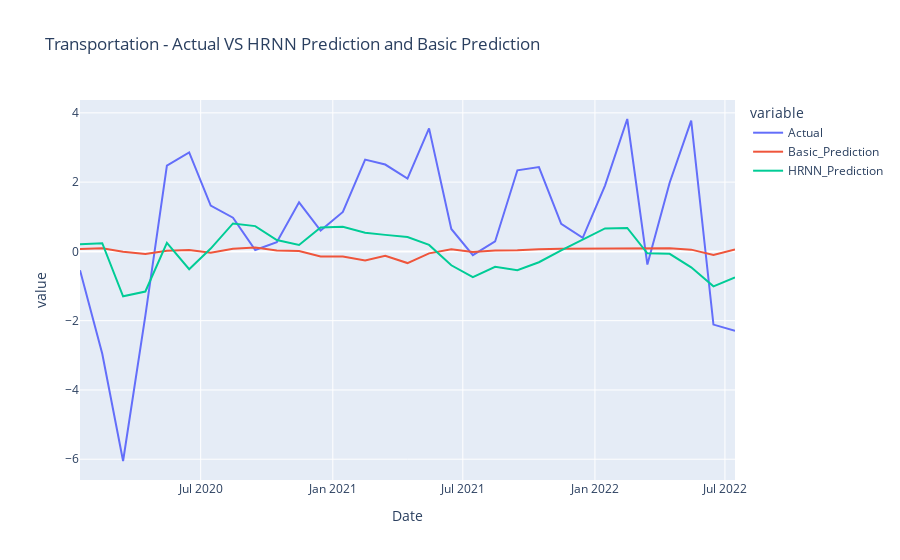
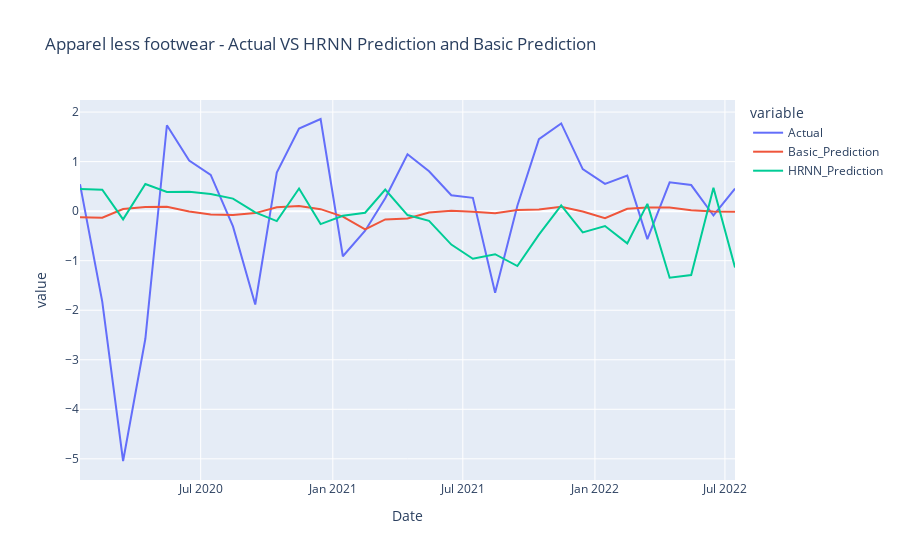
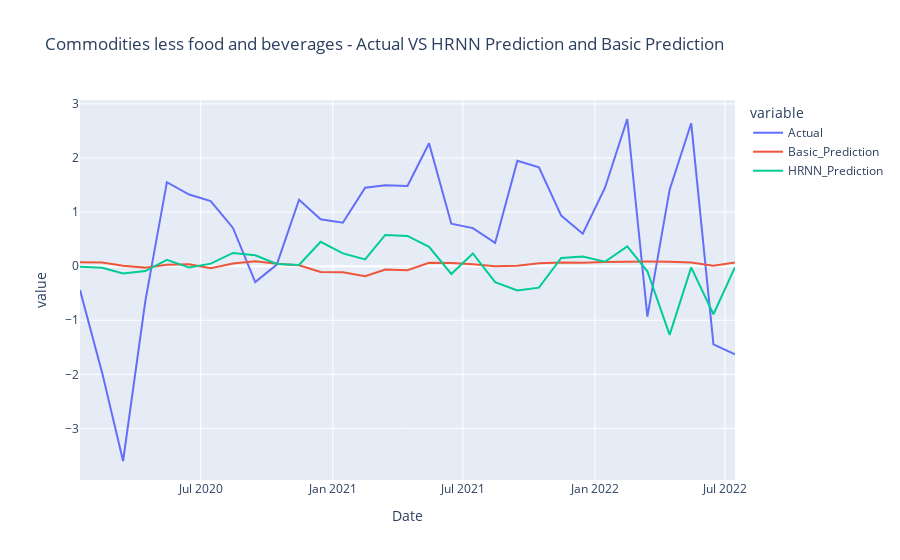
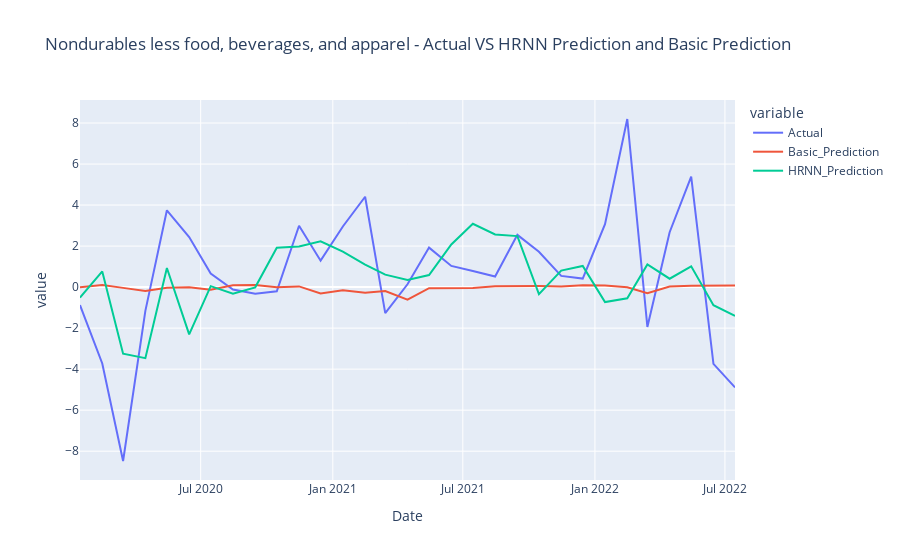

Source (notebook cell) for these figures, in order:
### Code cell
plot_results(final_dict, slope_list)

### Figure 1 — Plotly figure (JSON) as saved in the notebook; plotly's stock layout.template omitted (floating-point values rounded to 4 significant figures)
{"data": [{"hovertemplate": "variable=Actual<br>Date=%{x}<br>value=%{y}<extra></extra>", "legendgroup": "Actual", "line": {"color": "#636efa", "dash": "solid"}, "marker": {"symbol": "circle"}, "mode": "lines", "name": "Actual", "orientation": "v", "showlegend": true, "type": "scatter", "x": ["2020-01-15", "2020-02-15", "2020-03-15", "2020-04-15", "2020-05-15", "2020-06-15", "2020-07-15", "2020-08-15", "2020-09-15", "2020-10-15", "2020-11-15", "2020-12-15", "2021-01-15", "2021-02-15", "2021-03-15", "2021-04-15", "2021-05-15", "2021-06-15", "2021-07-15", "2021-08-15", "2021-09-15", "2021-10-15", "2021-11-15", "2021-12-15", "2022-01-15", "2022-02-15", "2022-03-15", "2022-04-15", "2022-05-15", "2022-06-15", "2022-07-15"], "xaxis": "x", "y": [-0.5442, -2.956, -6.052, -1.854, 2.479, 2.857, 1.325, 0.9732, 0.04127, 0.2634, 1.416, 0.6029, 1.139, 2.649, 2.508, 2.102, 3.551, 0.6476, -0.108, 0.2877, 2.341, 2.435, 0.7928, 0.3901, 1.9, 3.822, -0.38, 1.981, 3.773, -2.113, -2.295], "yaxis": "y"}, {"hovertemplate": "variable=Basic_Prediction<br>Date=%{x}<br>value=%{y}<extra></extra>", "legendgroup": "Basic_Prediction", "line": {"color": "#EF553B", "dash": "solid"}, "marker": {"symbol": "circle"}, "mode": "lines", "name": "Basic_Prediction", "orientation": "v", "showlegend": true, "type": "scatter", "x": ["2020-01-15", "2020-02-15", "2020-03-15", "2020-04-15", "2020-05-15", "2020-06-15", "2020-07-15", "2020-08-15", "2020-09-15", "2020-10-15", "2020-11-15", "2020-12-15", "2021-01-15", "2021-02-15", "2021-03-15", "2021-04-15", "2021-05-15", "2021-06-15", "2021-07-15", "2021-08-15", "2021-09-15", "2021-10-15", "2021-11-15", "2021-12-15", "2022-01-15", "2022-02-15", "2022-03-15", "2022-04-15", "2022-05-15", "2022-06-15", "2022-07-15"], "xaxis": "x", "y": [0.07246, 0.08816, -0.007297, -0.07725, 0.01844, 0.0405, -0.04049, 0.07289, 0.1095, 0.02875, 0.008769, -0.1466, -0.1446, -0.262, -0.1262, -0.3372, -0.05743, 0.06058, -0.01931, 0.02681, 0.03171, 0.06353, 0.07276, 0.07963, 0.08328, 0.09254, 0.1008, 0.09008, 0.05035, -0.1013, 0.05597], "yaxis": "y"}, {"hovertemplate": "variable=HRNN_Prediction<br>Date=%{x}<br>value=%{y}<extra></extra>", "legendgroup": "HRNN_Prediction", "line": {"color": "#00cc96", "dash": "solid"}, "marker": {"symbol": "circle"}, "mode": "lines", "name": "HRNN_Prediction", "orientation": "v", "showlegend": true, "type": "scatter", "x": ["2020-01-15", "2020-02-15", "2020-03-15", "2020-04-15", "2020-05-15", "2020-06-15", "2020-07-15", "2020-08-15", "2020-09-15", "2020-10-15", "2020-11-15", "2020-12-15", "2021-01-15", "2021-02-15", "2021-03-15", "2021-04-15", "2021-05-15", "2021-06-15", "2021-07-15", "2021-08-15", "2021-09-15", "2021-10-15", "2021-11-15", "2021-12-15", "2022-01-15", "2022-02-15", "2022-03-15", "2022-04-15", "2022-05-15", "2022-06-15", "2022-07-15"], "xaxis": "x", "y": [0.2078, 0.2358, -1.298, -1.158, 0.2436, -0.514, 0.08153, 0.8067, 0.7303, 0.3261, 0.1869, 0.6909, 0.7091, 0.5384, 0.4772, 0.4128, 0.187, -0.4007, -0.7414, -0.4441, -0.5447, -0.3135, 0.02607, 0.3303, 0.6629, 0.6768, -0.05484, -0.07022, -0.4589, -1.008, -0.7489], "yaxis": "y"}], "layout": {"legend": {"title": {"text": "variable"}, "tracegroupgap": 0}, "title": {"text": "Transportation - Actual VS HRNN Prediction and Basic Prediction"}, "xaxis": {"anchor": "y", "domain": [0, 1], "title": {"text": "Date"}}, "yaxis": {"anchor": "x", "domain": [0, 1], "title": {"text": "value"}}}}

### Figure 2 — Plotly figure (JSON) as saved in the notebook; plotly's stock layout.template omitted (floating-point values rounded to 4 significant figures)
{"data": [{"hovertemplate": "variable=Actual<br>Date=%{x}<br>value=%{y}<extra></extra>", "legendgroup": "Actual", "line": {"color": "#636efa", "dash": "solid"}, "marker": {"symbol": "circle"}, "mode": "lines", "name": "Actual", "orientation": "v", "showlegend": true, "type": "scatter", "x": ["2020-01-15", "2020-02-15", "2020-03-15", "2020-04-15", "2020-05-15", "2020-06-15", "2020-07-15", "2020-08-15", "2020-09-15", "2020-10-15", "2020-11-15", "2020-12-15", "2021-01-15", "2021-02-15", "2021-03-15", "2021-04-15", "2021-05-15", "2021-06-15", "2021-07-15", "2021-08-15", "2021-09-15", "2021-10-15", "2021-11-15", "2021-12-15", "2022-01-15", "2022-02-15", "2022-03-15", "2022-04-15", "2022-05-15", "2022-06-15", "2022-07-15"], "xaxis": "x", "y": [0.5439, -1.828, -5.044, -2.577, 1.734, 1.023, 0.7306, -0.3075, -1.885, 0.7773, 1.668, 1.86, -0.9104, -0.3941, 0.2608, 1.149, 0.804, 0.3203, 0.2692, -1.646, 0.1098, 1.452, 1.771, 0.8474, 0.5511, 0.7165, -0.5658, 0.5827, 0.5264, -0.08754, 0.4545], "yaxis": "y"}, {"hovertemplate": "variable=Basic_Prediction<br>Date=%{x}<br>value=%{y}<extra></extra>", "legendgroup": "Basic_Prediction", "line": {"color": "#EF553B", "dash": "solid"}, "marker": {"symbol": "circle"}, "mode": "lines", "name": "Basic_Prediction", "orientation": "v", "showlegend": true, "type": "scatter", "x": ["2020-01-15", "2020-02-15", "2020-03-15", "2020-04-15", "2020-05-15", "2020-06-15", "2020-07-15", "2020-08-15", "2020-09-15", "2020-10-15", "2020-11-15", "2020-12-15", "2021-01-15", "2021-02-15", "2021-03-15", "2021-04-15", "2021-05-15", "2021-06-15", "2021-07-15", "2021-08-15", "2021-09-15", "2021-10-15", "2021-11-15", "2021-12-15", "2022-01-15", "2022-02-15", "2022-03-15", "2022-04-15", "2022-05-15", "2022-06-15", "2022-07-15"], "xaxis": "x", "y": [-0.122, -0.1314, 0.04179, 0.08182, 0.08648, -0.008507, -0.06688, -0.07843, -0.0393, 0.07974, 0.1036, 0.03979, -0.1101, -0.3696, -0.1672, -0.148, -0.02869, 0.007867, -0.01355, -0.04145, 0.02085, 0.03156, 0.08748, -0.0081, -0.1433, 0.04832, 0.07412, 0.07379, 0.01737, -0.00763, -0.01029], "yaxis": "y"}, {"hovertemplate": "variable=HRNN_Prediction<br>Date=%{x}<br>value=%{y}<extra></extra>", "legendgroup": "HRNN_Prediction", "line": {"color": "#00cc96", "dash": "solid"}, "marker": {"symbol": "circle"}, "mode": "lines", "name": "HRNN_Prediction", "orientation": "v", "showlegend": true, "type": "scatter", "x": ["2020-01-15", "2020-02-15", "2020-03-15", "2020-04-15", "2020-05-15", "2020-06-15", "2020-07-15", "2020-08-15", "2020-09-15", "2020-10-15", "2020-11-15", "2020-12-15", "2021-01-15", "2021-02-15", "2021-03-15", "2021-04-15", "2021-05-15", "2021-06-15", "2021-07-15", "2021-08-15", "2021-09-15", "2021-10-15", "2021-11-15", "2021-12-15", "2022-01-15", "2022-02-15", "2022-03-15", "2022-04-15", "2022-05-15", "2022-06-15", "2022-07-15"], "xaxis": "x", "y": [0.4491, 0.4317, -0.1656, 0.5464, 0.3865, 0.3913, 0.346, 0.2527, -0.02596, -0.2015, 0.4561, -0.2617, -0.09491, -0.03308, 0.4346, -0.07918, -0.1945, -0.6749, -0.9624, -0.8691, -1.108, -0.4732, 0.1145, -0.4292, -0.2996, -0.6511, 0.146, -1.344, -1.288, 0.4709, -1.136], "yaxis": "y"}], "layout": {"legend": {"title": {"text": "variable"}, "tracegroupgap": 0}, "title": {"text": "Apparel less footwear - Actual VS HRNN Prediction and Basic Prediction"}, "xaxis": {"anchor": "y", "domain": [0, 1], "title": {"text": "Date"}}, "yaxis": {"anchor": "x", "domain": [0, 1], "title": {"text": "value"}}}}

### Figure 3 — Plotly figure (JSON) as saved in the notebook; plotly's stock layout.template omitted (floating-point values rounded to 4 significant figures)
{"data": [{"hovertemplate": "variable=Actual<br>Date=%{x}<br>value=%{y}<extra></extra>", "legendgroup": "Actual", "line": {"color": "#636efa", "dash": "solid"}, "marker": {"symbol": "circle"}, "mode": "lines", "name": "Actual", "orientation": "v", "showlegend": true, "type": "scatter", "x": ["2020-01-15", "2020-02-15", "2020-03-15", "2020-04-15", "2020-05-15", "2020-06-15", "2020-07-15", "2020-08-15", "2020-09-15", "2020-10-15", "2020-11-15", "2020-12-15", "2021-01-15", "2021-02-15", "2021-03-15", "2021-04-15", "2021-05-15", "2021-06-15", "2021-07-15", "2021-08-15", "2021-09-15", "2021-10-15", "2021-11-15", "2021-12-15", "2022-01-15", "2022-02-15", "2022-03-15", "2022-04-15", "2022-05-15", "2022-06-15", "2022-07-15"], "xaxis": "x", "y": [-0.4418, -1.977, -3.602, -0.6423, 1.552, 1.324, 1.203, 0.7065, -0.294, 0.02862, 1.226, 0.8658, 0.8034, 1.448, 1.495, 1.482, 2.272, 0.7843, 0.7038, 0.429, 1.947, 1.828, 0.9347, 0.6007, 1.449, 2.72, -0.9339, 1.413, 2.642, -1.447, -1.631], "yaxis": "y"}, {"hovertemplate": "variable=Basic_Prediction<br>Date=%{x}<br>value=%{y}<extra></extra>", "legendgroup": "Basic_Prediction", "line": {"color": "#EF553B", "dash": "solid"}, "marker": {"symbol": "circle"}, "mode": "lines", "name": "Basic_Prediction", "orientation": "v", "showlegend": true, "type": "scatter", "x": ["2020-01-15", "2020-02-15", "2020-03-15", "2020-04-15", "2020-05-15", "2020-06-15", "2020-07-15", "2020-08-15", "2020-09-15", "2020-10-15", "2020-11-15", "2020-12-15", "2021-01-15", "2021-02-15", "2021-03-15", "2021-04-15", "2021-05-15", "2021-06-15", "2021-07-15", "2021-08-15", "2021-09-15", "2021-10-15", "2021-11-15", "2021-12-15", "2022-01-15", "2022-02-15", "2022-03-15", "2022-04-15", "2022-05-15", "2022-06-15", "2022-07-15"], "xaxis": "x", "y": [0.07127, 0.06909, 0.006943, -0.0273, 0.02615, 0.03348, -0.03938, 0.04702, 0.08973, 0.0439, 0.01702, -0.1068, -0.1134, -0.1876, -0.06084, -0.07531, 0.06306, 0.05699, 0.03357, 5.252e-05, 0.009283, 0.05445, 0.0657, 0.06255, 0.07748, 0.08625, 0.08628, 0.08315, 0.06582, 0.007806, 0.06658], "yaxis": "y"}, {"hovertemplate": "variable=HRNN_Prediction<br>Date=%{x}<br>value=%{y}<extra></extra>", "legendgroup": "HRNN_Prediction", "line": {"color": "#00cc96", "dash": "solid"}, "marker": {"symbol": "circle"}, "mode": "lines", "name": "HRNN_Prediction", "orientation": "v", "showlegend": true, "type": "scatter", "x": ["2020-01-15", "2020-02-15", "2020-03-15", "2020-04-15", "2020-05-15", "2020-06-15", "2020-07-15", "2020-08-15", "2020-09-15", "2020-10-15", "2020-11-15", "2020-12-15", "2021-01-15", "2021-02-15", "2021-03-15", "2021-04-15", "2021-05-15", "2021-06-15", "2021-07-15", "2021-08-15", "2021-09-15", "2021-10-15", "2021-11-15", "2021-12-15", "2022-01-15", "2022-02-15", "2022-03-15", "2022-04-15", "2022-05-15", "2022-06-15", "2022-07-15"], "xaxis": "x", "y": [-0.01002, -0.02884, -0.1356, -0.09144, 0.1152, -0.02644, 0.04662, 0.2437, 0.2006, 0.04117, 0.02127, 0.4497, 0.2361, 0.1247, 0.5772, 0.5577, 0.3561, -0.1443, 0.2346, -0.2964, -0.4479, -0.3969, 0.1505, 0.1767, 0.08143, 0.3649, -0.0951, -1.27, -0.02363, -0.8894, -0.01859], "yaxis": "y"}], "layout": {"legend": {"title": {"text": "variable"}, "tracegroupgap": 0}, "title": {"text": "Commodities less food and beverages - Actual VS HRNN Prediction and Basic Prediction"}, "xaxis": {"anchor": "y", "domain": [0, 1], "title": {"text": "Date"}}, "yaxis": {"anchor": "x", "domain": [0, 1], "title": {"text": "value"}}}}

### Figure 4 — Plotly figure (JSON) as saved in the notebook; plotly's stock layout.template omitted (floating-point values rounded to 4 significant figures)
{"data": [{"hovertemplate": "variable=Actual<br>Date=%{x}<br>value=%{y}<extra></extra>", "legendgroup": "Actual", "line": {"color": "#636efa", "dash": "solid"}, "marker": {"symbol": "circle"}, "mode": "lines", "name": "Actual", "orientation": "v", "showlegend": true, "type": "scatter", "x": ["2020-01-15", "2020-02-15", "2020-03-15", "2020-04-15", "2020-05-15", "2020-06-15", "2020-07-15", "2020-08-15", "2020-09-15", "2020-10-15", "2020-11-15", "2020-12-15", "2021-01-15", "2021-02-15", "2021-03-15", "2021-04-15", "2021-05-15", "2021-06-15", "2021-07-15", "2021-08-15", "2021-09-15", "2021-10-15", "2021-11-15", "2021-12-15", "2022-01-15", "2022-02-15", "2022-03-15", "2022-04-15", "2022-05-15", "2022-06-15", "2022-07-15"], "xaxis": "x", "y": [-0.8772, -3.725, -8.478, -1.16, 3.744, 2.442, 0.6648, -0.1143, -0.3224, -0.2058, 2.994, 1.29, 2.956, 4.405, -1.267, 0.1393, 1.926, 1.033, 0.7841, 0.5146, 2.547, 1.722, 0.5479, 0.417, 3.072, 8.196, -1.944, 2.675, 5.383, -3.743, -4.889], "yaxis": "y"}, {"hovertemplate": "variable=Basic_Prediction<br>Date=%{x}<br>value=%{y}<extra></extra>", "legendgroup": "Basic_Prediction", "line": {"color": "#EF553B", "dash": "solid"}, "marker": {"symbol": "circle"}, "mode": "lines", "name": "Basic_Prediction", "orientation": "v", "showlegend": true, "type": "scatter", "x": ["2020-01-15", "2020-02-15", "2020-03-15", "2020-04-15", "2020-05-15", "2020-06-15", "2020-07-15", "2020-08-15", "2020-09-15", "2020-10-15", "2020-11-15", "2020-12-15", "2021-01-15", "2021-02-15", "2021-03-15", "2021-04-15", "2021-05-15", "2021-06-15", "2021-07-15", "2021-08-15", "2021-09-15", "2021-10-15", "2021-11-15", "2021-12-15", "2022-01-15", "2022-02-15", "2022-03-15", "2022-04-15", "2022-05-15", "2022-06-15", "2022-07-15"], "xaxis": "x", "y": [-0.001639, 0.09816, -0.03708, -0.1919, -0.03262, -0.008437, -0.1222, 0.08696, 0.108, -0.005426, 0.0347, -0.3105, -0.1485, -0.2693, -0.1945, -0.612, -0.05149, -0.04035, -0.04445, 0.04026, 0.06188, 0.05054, 0.03458, 0.09513, 0.08019, -0.003468, -0.2991, 0.0297, 0.06596, 0.06132, 0.08369], "yaxis": "y"}, {"hovertemplate": "variable=HRNN_Prediction<br>Date=%{x}<br>value=%{y}<extra></extra>", "legendgroup": "HRNN_Prediction", "line": {"color": "#00cc96", "dash": "solid"}, "marker": {"symbol": "circle"}, "mode": "lines", "name": "HRNN_Prediction", "orientation": "v", "showlegend": true, "type": "scatter", "x": ["2020-01-15", "2020-02-15", "2020-03-15", "2020-04-15", "2020-05-15", "2020-06-15", "2020-07-15", "2020-08-15", "2020-09-15", "2020-10-15", "2020-11-15", "2020-12-15", "2021-01-15", "2021-02-15", "2021-03-15", "2021-04-15", "2021-05-15", "2021-06-15", "2021-07-15", "2021-08-15", "2021-09-15", "2021-10-15", "2021-11-15", "2021-12-15", "2022-01-15", "2022-02-15", "2022-03-15", "2022-04-15", "2022-05-15", "2022-06-15", "2022-07-15"], "xaxis": "x", "y": [-0.5133, 0.7624, -3.243, -3.464, 0.9318, -2.306, 0.04724, -0.321, -0.01132, 1.915, 1.976, 2.232, 1.726, 1.101, 0.608, 0.3423, 0.5862, 2.077, 3.089, 2.565, 2.487, -0.3442, 0.8055, 1.03, -0.7284, -0.5469, 1.107, 0.4094, 1.014, -0.8853, -1.407], "yaxis": "y"}], "layout": {"legend": {"title": {"text": "variable"}, "tracegroupgap": 0}, "title": {"text": "Nondurables less food, beverages, and apparel - Actual VS HRNN Prediction and Basic Prediction"}, "xaxis": {"anchor": "y", "domain": [0, 1], "title": {"text": "Date"}}, "yaxis": {"anchor": "x", "domain": [0, 1], "title": {"text": "value"}}}}
